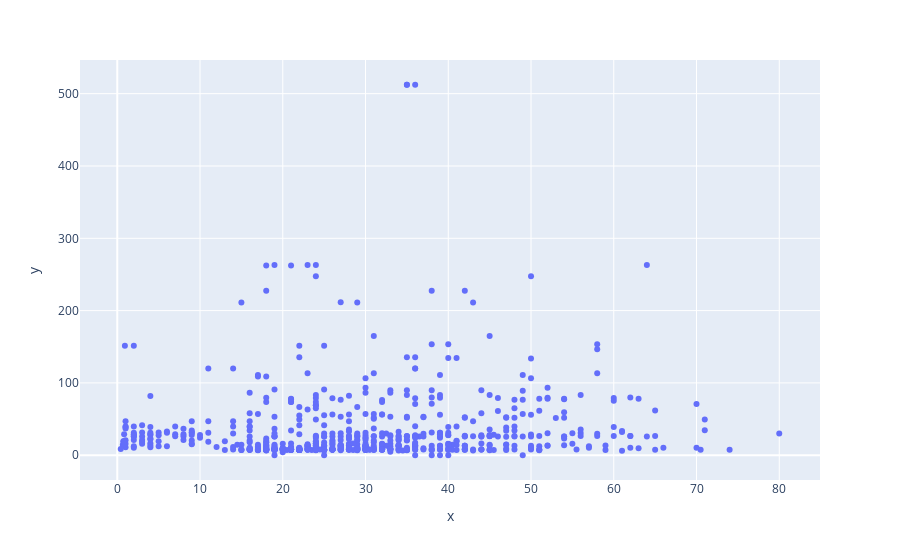

Here is the notebook cell this chart was saved with:
### Code cell
# Ans 1 
import seaborn as sns
import plotly.express as px

titanic = sns.load_dataset("titanic")
fig = px.scatter(x=titanic.age, y=titanic.fare)
fig.show()

### Figure 1 — Plotly figure (JSON) as saved in the notebook; plotly's stock layout.template omitted (floating-point values rounded to 4 significant figures; data arrays with more than 128 entries replaced by an {"elided": "..."} marker saying what was removed)
{"data": [{"hovertemplate": "x=%{x}<br>y=%{y}<extra></extra>", "legendgroup": "", "marker": {"color": "#636efa", "symbol": "circle"}, "mode": "markers", "name": "", "orientation": "v", "showlegend": false, "type": "scatter", "x": {"elided": "891 float values"}, "xaxis": "x", "y": {"elided": "891 float values"}, "yaxis": "y"}], "layout": {"legend": {"tracegroupgap": 0}, "margin": {"t": 60}, "xaxis": {"anchor": "y", "domain": [0, 1], "title": {"text": "x"}}, "yaxis": {"anchor": "x", "domain": [0, 1], "title": {"text": "y"}}}}
